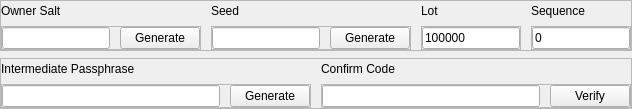
         <widget class="QWidget" name="ecQWidget">
          <layout class="QVBoxLayout" name="ecVLayout">
           <property name="spacing">
            <number>7</number>
           </property>
           <property name="leftMargin">
            <number>0</number>
           </property>
           <property name="topMargin">
            <number>0</number>
           </property>
           <property name="rightMargin">
            <number>0</number>
           </property>
           <property name="bottomMargin">
            <number>0</number>
           </property>
           <item>
            <widget class="QFrame" name="ecSaltMainContainerQFrame">
             <property name="frameShape">
              <enum>QFrame::Shape::StyledPanel</enum>
             </property>
             <property name="frameShadow">
              <enum>QFrame::Shadow::Raised</enum>
             </property>
             <layout class="QHBoxLayout" name="ecOwnerSaltMainContainerHLayout">
              <property name="spacing">
               <number>10</number>
              </property>
              <property name="leftMargin">
               <number>0</number>
              </property>
              <property name="topMargin">
               <number>0</number>
              </property>
              <property name="rightMargin">
               <number>0</number>
              </property>
              <property name="bottomMargin">
               <number>0</number>
              </property>
              <item>
               <widget class="QFrame" name="ecOwnerSaltContainerQFrame">
                <layout class="QVBoxLayout" name="ecOwnerSaltContainerQFrameVLayout">
                 <property name="spacing">
                  <number>5</number>
                 </property>
                 <property name="leftMargin">
                  <number>0</number>
                 </property>
                 <property name="topMargin">
                  <number>0</number>
                 </property>
                 <property name="rightMargin">
                  <number>0</number>
                 </property>
                 <property name="bottomMargin">
                  <number>0</number>
                 </property>
                 <item>
                  <widget class="QFrame" name="ecOwnerSaltLableContainerQFrame">
                   <layout class="QHBoxLayout" name="ecOwnerSaltLableContainerQFrameHLayout">
                    <property name="spacing">
                     <number>15</number>
                    </property>
                    <property name="leftMargin">
                     <number>0</number>
                    </property>
                    <property name="topMargin">
                     <number>0</number>
                    </property>
                    <property name="rightMargin">
                     <number>0</number>
                    </property>
                    <property name="bottomMargin">
                     <number>0</number>
                    </property>
                    <item>
                     <widget class="QLabel" name="ecOwnerSaltQLabel">
                      <property name="text">
                       <string>Owner Salt</string>
                      </property>
                     </widget>
                    </item>
                    <item>
                     <spacer name="ecOwnerSaltLabelContainerQFrameHSpacer">
                      <property name="orientation">
                       <enum>Qt::Orientation::Horizontal</enum>
                      </property>
                      <property name="sizeHint" stdset="0">
                       <size>
                        <width>40</width>
                        <height>20</height>
                       </size>
                      </property>
                     </spacer>
                    </item>
                   </layout>
                  </widget>
                 </item>
                 <item>
                  <widget class="QFrame" name="ecOwnerSaltAndGenerateContainerQFrame">
                   <property name="frameShape">
                    <enum>QFrame::Shape::StyledPanel</enum>
                   </property>
                   <property name="frameShadow">
                    <enum>QFrame::Shadow::Raised</enum>
                   </property>
                   <layout class="QHBoxLayout" name="ecOwnerSaltAndGenerateContainerQFrameHLayout">
                    <property name="spacing">
                     <number>10</number>
                    </property>
                    <property name="leftMargin">
                     <number>0</number>
                    </property>
                    <property name="topMargin">
                     <number>0</number>
                    </property>
                    <property name="rightMargin">
                     <number>0</number>
                    </property>
                    <property name="bottomMargin">
                     <number>0</number>
                    </property>
                    <item>
                     <widget class="QLineEdit" name="ecOwnerSaltQLineEdit"/>
                    </item>
                    <item>
                     <widget class="QPushButton" name="ecOwnerSaltGenerateQPushButton">
                      <property name="sizePolicy">
                       <sizepolicy hsizetype="Preferred" vsizetype="Fixed">
                        <horstretch>0</horstretch>
                        <verstretch>0</verstretch>
                       </sizepolicy>
                      </property>
                      <property name="cursor">
                       <cursorShape>PointingHandCursor</cursorShape>
                      </property>
                      <property name="text">
                       <string>Generate</string>
                      </property>
                     </widget>
                    </item>
                   </layout>
                  </widget>
                 </item>
                </layout>
               </widget>
              </item>
              <item>
               <widget class="QFrame" name="ecSeedContainerQFrame">
                <layout class="QVBoxLayout" name="ecSeedContainerQFrameHLayout">
                 <property name="spacing">
                  <number>5</number>
                 </property>
                 <property name="leftMargin">
                  <number>0</number>
                 </property>
                 <property name="topMargin">
                  <number>0</number>
                 </property>
                 <property name="rightMargin">
                  <number>0</number>
                 </property>
                 <property name="bottomMargin">
                  <number>0</number>
                 </property>
                 <item>
                  <widget class="QFrame" name="ecSeedLabelContainerQFrame">
                   <layout class="QHBoxLayout" name="ecSeedLabelContainerQFrameHLayout">
                    <property name="spacing">
                     <number>15</number>
                    </property>
                    <property name="leftMargin">
                     <number>0</number>
                    </property>
                    <property name="topMargin">
                     <number>0</number>
                    </property>
                    <property name="rightMargin">
                     <number>0</number>
                    </property>
                    <property name="bottomMargin">
                     <number>0</number>
                    </property>
                    <item>
                     <widget class="QLabel" name="ecSeedQLabel">
                      <property name="text">
                       <string>Seed</string>
                      </property>
                     </widget>
                    </item>
                    <item>
                     <spacer name="ecSeedLabelContainerQFrameHSpacer">
                      <property name="orientation">
                       <enum>Qt::Orientation::Horizontal</enum>
                      </property>
                      <property name="sizeHint" stdset="0">
                       <size>
                        <width>40</width>
                        <height>20</height>
                       </size>
                      </property>
                     </spacer>
                    </item>
                   </layout>
                  </widget>
                 </item>
                 <item>
                  <widget class="QFrame" name="ecSeedAndGenerateContainerQFrame">
                   <property name="frameShape">
                    <enum>QFrame::Shape::StyledPanel</enum>
                   </property>
                   <property name="frameShadow">
                    <enum>QFrame::Shadow::Raised</enum>
                   </property>
                   <layout class="QHBoxLayout" name="ecSeedAndGenerateContainerQFrameHLayout">
                    <property name="spacing">
                     <number>10</number>
                    </property>
                    <property name="leftMargin">
                     <number>0</number>
                    </property>
                    <property name="topMargin">
                     <number>0</number>
                    </property>
                    <property name="rightMargin">
                     <number>0</number>
                    </property>
                    <property name="bottomMargin">
                     <number>0</number>
                    </property>
                    <item>
                     <widget class="QLineEdit" name="ecSeedQLineEdit"/>
                    </item>
                    <item>
                     <widget class="QPushButton" name="ecSeedGenerateQPushButton">
                      <property name="sizePolicy">
                       <sizepolicy hsizetype="Preferred" vsizetype="Fixed">
                        <horstretch>0</horstretch>
                        <verstretch>0</verstretch>
                       </sizepolicy>
                      </property>
                      <property name="cursor">
                       <cursorShape>PointingHandCursor</cursorShape>
                      </property>
                      <property name="text">
                       <string>Generate</string>
                      </property>
                     </widget>
                    </item>
                   </layout>
                  </widget>
                 </item>
                </layout>
               </widget>
              </item>
              <item>
               <widget class="QFrame" name="ecLotContainerQFrame">
                <property name="maximumSize">
                 <size>
                  <width>100</width>
                  <height>16777215</height>
                 </size>
                </property>
                <layout class="QVBoxLayout" name="ecLotContainerQFrameVLayout">
                 <property name="spacing">
                  <number>5</number>
                 </property>
                 <property name="leftMargin">
                  <number>0</number>
                 </property>
                 <property name="topMargin">
                  <number>0</number>
                 </property>
                 <property name="rightMargin">
                  <number>0</number>
                 </property>
                 <property name="bottomMargin">
                  <number>0</number>
                 </property>
                 <item>
                  <widget class="QFrame" name="ecLotLableContainerQFrame">
                   <layout class="QHBoxLayout" name="ecLotLableContainerQFrameHLayout">
                    <property name="spacing">
                     <number>15</number>
                    </property>
                    <property name="leftMargin">
                     <number>0</number>
                    </property>
                    <property name="topMargin">
                     <number>0</number>
                    </property>
                    <property name="rightMargin">
                     <number>0</number>
                    </property>
                    <property name="bottomMargin">
                     <number>0</number>
                    </property>
                    <item>
                     <widget class="QLabel" name="ecLotQLabel">
                      <property name="text">
                       <string>Lot</string>
                      </property>
                     </widget>
                    </item>
                    <item>
                     <spacer name="ecLotLabelContainerQFrameHSpacer">
                      <property name="orientation">
                       <enum>Qt::Orientation::Horizontal</enum>
                      </property>
                      <property name="sizeHint" stdset="0">
                       <size>
                        <width>40</width>
                        <height>20</height>
                       </size>
                      </property>
                     </spacer>
                    </item>
                   </layout>
                  </widget>
                 </item>
                 <item>
                  <widget class="QFrame" name="ecLotEditContainerQFrame">
                   <property name="frameShape">
                    <enum>QFrame::Shape::StyledPanel</enum>
                   </property>
                   <property name="frameShadow">
                    <enum>QFrame::Shadow::Raised</enum>
                   </property>
                   <layout class="QHBoxLayout" name="ecLotEditContainerQFrameHLayout">
                    <property name="spacing">
                     <number>0</number>
                    </property>
                    <property name="leftMargin">
                     <number>0</number>
                    </property>
                    <property name="topMargin">
                     <number>0</number>
                    </property>
                    <property name="rightMargin">
                     <number>0</number>
                    </property>
                    <property name="bottomMargin">
                     <number>0</number>
                    </property>
                    <item>
                     <widget class="QLineEdit" name="ecLotQLineEdit">
                      <property name="text">
                       <string>100000</string>
                      </property>
                     </widget>
                    </item>
                   </layout>
                  </widget>
                 </item>
                </layout>
               </widget>
              </item>
              <item>
               <widget class="QFrame" name="ecSequenceContainerQFrame">
                <property name="maximumSize">
                 <size>
                  <width>100</width>
                  <height>16777215</height>
                 </size>
                </property>
                <layout class="QVBoxLayout" name="ecSequenceContainerQFrameVLayout">
                 <property name="spacing">
                  <number>5</number>
                 </property>
                 <property name="leftMargin">
                  <number>0</number>
                 </property>
                 <property name="topMargin">
                  <number>0</number>
                 </property>
                 <property name="rightMargin">
                  <number>0</number>
                 </property>
                 <property name="bottomMargin">
                  <number>0</number>
                 </property>
                 <item>
                  <widget class="QFrame" name="ecSequenceLableContainerQFrame">
                   <layout class="QHBoxLayout" name="ecSequenceLableContainerQFrameHLayout">
                    <property name="spacing">
                     <number>15</number>
                    </property>
                    <property name="leftMargin">
                     <number>0</number>
                    </property>
                    <property name="topMargin">
                     <number>0</number>
                    </property>
                    <property name="rightMargin">
                     <number>0</number>
                    </property>
                    <property name="bottomMargin">
                     <number>0</number>
                    </property>
                    <item>
                     <widget class="QLabel" name="ecSequenceQLabel">
                      <property name="text">
                       <string>Sequence</string>
                      </property>
                     </widget>
                    </item>
                    <item>
                     <spacer name="ecSequenceLabelContainerQFrameHSpacer">
                      <property name="orientation">
                       <enum>Qt::Orientation::Horizontal</enum>
                      </property>
                      <property name="sizeHint" stdset="0">
                       <size>
                        <width>40</width>
                        <height>20</height>
                       </size>
                      </property>
                     </spacer>
                    </item>
                   </layout>
                  </widget>
                 </item>
                 <item>
                  <widget class="QFrame" name="ecSequenceEditContainerQFrame">
                   <property name="frameShape">
                    <enum>QFrame::Shape::StyledPanel</enum>
                   </property>
                   <property name="frameShadow">
                    <enum>QFrame::Shadow::Raised</enum>
                   </property>
                   <layout class="QHBoxLayout" name="ecSequenceEditContainerQFrameHLayout">
                    <property name="spacing">
                     <number>0</number>
                    </property>
                    <property name="leftMargin">
                     <number>0</number>
                    </property>
                    <property name="topMargin">
                     <number>0</number>
                    </property>
                    <property name="rightMargin">
                     <number>0</number>
                    </property>
                    <property name="bottomMargin">
                     <number>0</number>
                    </property>
                    <item>
                     <widget class="QLineEdit" name="ecSequenceQLineEdit">
                      <property name="minimumSize">
                       <size>
                        <width>0</width>
                        <height>0</height>
                       </size>
                      </property>
                      <property name="text">
                       <string>0</string>
                      </property>
                     </widget>
                    </item>
                   </layout>
                  </widget>
                 </item>
                </layout>
               </widget>
              </item>
             </layout>
            </widget>
           </item>
           <item>
            <widget class="QFrame" name="ecIPAndConfirmMainContainerQFrame">
             <property name="frameShape">
              <enum>QFrame::Shape::StyledPanel</enum>
             </property>
             <property name="frameShadow">
              <enum>QFrame::Shadow::Raised</enum>
             </property>
             <layout class="QHBoxLayout" name="ecIntermidatMainContainerQFrameHLayout">
              <property name="spacing">
               <number>10</number>
              </property>
              <property name="leftMargin">
               <number>0</number>
              </property>
              <property name="topMargin">
               <number>0</number>
              </property>
              <property name="rightMargin">
               <number>0</number>
              </property>
              <property name="bottomMargin">
               <number>0</number>
              </property>
              <item>
               <widget class="QFrame" name="ecIPassphraseContainerQFrame">
                <layout class="QVBoxLayout" name="ecIPassphraseContainerQFrameVLayout">
                 <property name="spacing">
                  <number>5</number>
                 </property>
                 <property name="leftMargin">
                  <number>0</number>
                 </property>
                 <property name="topMargin">
                  <number>0</number>
                 </property>
                 <property name="rightMargin">
                  <number>0</number>
                 </property>
                 <property name="bottomMargin">
                  <number>0</number>
                 </property>
                 <item>
                  <widget class="QFrame" name="ecIPassphraseLableContainerQFrame">
                   <layout class="QHBoxLayout" name="ecIPassphraseLableContainerQFrameHLayout">
                    <property name="spacing">
                     <number>15</number>
                    </property>
                    <property name="leftMargin">
                     <number>0</number>
                    </property>
                    <property name="topMargin">
                     <number>0</number>
                    </property>
                    <property name="rightMargin">
                     <number>0</number>
                    </property>
                    <property name="bottomMargin">
                     <number>0</number>
                    </property>
                    <item>
                     <widget class="QLabel" name="ecIPassphraseQLabel">
                      <property name="text">
                       <string>Intermediate Passphrase</string>
                      </property>
                     </widget>
                    </item>
                    <item>
                     <spacer name="ecIPassphraseLabelContainerQFrameHSpacer">
                      <property name="orientation">
                       <enum>Qt::Orientation::Horizontal</enum>
                      </property>
                      <property name="sizeHint" stdset="0">
                       <size>
                        <width>40</width>
                        <height>20</height>
                       </size>
                      </property>
                     </spacer>
                    </item>
                   </layout>
                  </widget>
                 </item>
                 <item>
                  <widget class="QFrame" name="ecIPassphraseAndGenerateContainerQFrameHLayout">
                   <property name="frameShape">
                    <enum>QFrame::Shape::StyledPanel</enum>
                   </property>
                   <property name="frameShadow">
                    <enum>QFrame::Shadow::Raised</enum>
                   </property>
                   <layout class="QHBoxLayout" name="ecIntermediatePassphraseAndGenerateHLayout">
                    <property name="spacing">
                     <number>10</number>
                    </property>
                    <property name="leftMargin">
                     <number>0</number>
                    </property>
                    <property name="topMargin">
                     <number>0</number>
                    </property>
                    <property name="rightMargin">
                     <number>0</number>
                    </property>
                    <property name="bottomMargin">
                     <number>0</number>
                    </property>
                    <item>
                     <widget class="QLineEdit" name="ecIPassphraseQLineEdit"/>
                    </item>
                    <item>
                     <widget class="QPushButton" name="ecIPassphraseGenerateQPushButton">
                      <property name="sizePolicy">
                       <sizepolicy hsizetype="Preferred" vsizetype="Fixed">
                        <horstretch>0</horstretch>
                        <verstretch>0</verstretch>
                       </sizepolicy>
                      </property>
                      <property name="cursor">
                       <cursorShape>PointingHandCursor</cursorShape>
                      </property>
                      <property name="text">
                       <string>Generate</string>
                      </property>
                     </widget>
                    </item>
                   </layout>
                  </widget>
                 </item>
                </layout>
               </widget>
              </item>
              <item>
               <widget class="QFrame" name="ecConfirmCodeContainerQFrame">
                <layout class="QVBoxLayout" name="ecConfirmCodeContainerQFrameVLayout">
                 <property name="spacing">
                  <number>5</number>
                 </property>
                 <property name="leftMargin">
                  <number>0</number>
                 </property>
                 <property name="topMargin">
                  <number>0</number>
                 </property>
                 <property name="rightMargin">
                  <number>0</number>
                 </property>
                 <property name="bottomMargin">
                  <number>0</number>
                 </property>
                 <item>
                  <widget class="QFrame" name="ecCodeLableContainerQFrame">
                   <layout class="QHBoxLayout" name="ecCodeLableContainerQFrameHLayout">
                    <property name="spacing">
                     <number>15</number>
                    </property>
                    <property name="leftMargin">
                     <number>0</number>
                    </property>
                    <property name="topMargin">
                     <number>0</number>
                    </property>
                    <property name="rightMargin">
                     <number>0</number>
                    </property>
                    <property name="bottomMargin">
                     <number>0</number>
                    </property>
                    <item>
                     <widget class="QLabel" name="ecConfirmCodeQLabel">
                      <property name="text">
                       <string>Confirm Code</string>
                      </property>
                     </widget>
                    </item>
                    <item>
                     <spacer name="ecConfirmCodeLabelContainerQFrameHSpacer">
                      <property name="orientation">
                       <enum>Qt::Orientation::Horizontal</enum>
                      </property>
                      <property name="sizeHint" stdset="0">
                       <size>
                        <width>40</width>
                        <height>20</height>
                       </size>
                      </property>
                     </spacer>
                    </item>
                   </layout>
                  </widget>
                 </item>
                 <item>
                  <widget class="QFrame" name="ecConfirmCodeAndVerifyContainerQFrame">
                   <property name="frameShape">
                    <enum>QFrame::Shape::StyledPanel</enum>
                   </property>
                   <property name="frameShadow">
                    <enum>QFrame::Shadow::Raised</enum>
                   </property>
                   <layout class="QHBoxLayout" name="ecConfirmCodeAndVerifyContainerQFrameHLayout">
                    <property name="spacing">
                     <number>10</number>
                    </property>
                    <property name="leftMargin">
                     <number>0</number>
                    </property>
                    <property name="topMargin">
                     <number>0</number>
                    </property>
                    <property name="rightMargin">
                     <number>0</number>
                    </property>
                    <property name="bottomMargin">
                     <number>0</number>
                    </property>
                    <item>
                     <widget class="QLineEdit" name="ecConfirmCodeQLineEdit"/>
                    </item>
                    <item>
                     <widget class="QPushButton" name="ecConfirmCodeVerifyQPushButton">
                      <property name="sizePolicy">
                       <sizepolicy hsizetype="Preferred" vsizetype="Fixed">
                        <horstretch>0</horstretch>
                        <verstretch>0</verstretch>
                       </sizepolicy>
                      </property>
                      <property name="cursor">
                       <cursorShape>PointingHandCursor</cursorShape>
                      </property>
                      <property name="text">
                       <string>Verify</string>
                      </property>
                     </widget>
                    </item>
                   </layout>
                  </widget>
                 </item>
                </layout>
               </widget>
              </item>
             </layout>
            </widget>
           </item>
          </layout>
         </widget>
